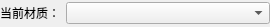
<?xml version="1.0" encoding="UTF-8"?>
<ui version="4.0">
 <class>MaterialWgt</class>
 <widget class="QWidget" name="MaterialWgt">
  <property name="geometry">
   <rect>
    <x>0</x>
    <y>0</y>
    <width>270</width>
    <height>27</height>
   </rect>
  </property>
  <property name="windowTitle">
   <string>Form</string>
  </property>
  <layout class="QGridLayout" name="gridLayout">
   <property name="margin">
    <number>0</number>
   </property>
   <item row="0" column="0">
    <layout class="QVBoxLayout" name="verticalLayout">
     <item>
      <layout class="QHBoxLayout" name="horizontalLayout_4">
       <item>
        <widget class="QLabel" name="label">
         <property name="sizePolicy">
          <sizepolicy hsizetype="Preferred" vsizetype="Preferred">
           <horstretch>0</horstretch>
           <verstretch>0</verstretch>
          </sizepolicy>
         </property>
         <property name="frameShape">
          <enum>QFrame::NoFrame</enum>
         </property>
         <property name="text">
          <string>当前材质：</string>
         </property>
        </widget>
       </item>
       <item>
        <widget class="QComboBox" name="comboBox">
         <property name="sizePolicy">
          <sizepolicy hsizetype="Expanding" vsizetype="Fixed">
           <horstretch>0</horstretch>
           <verstretch>0</verstretch>
          </sizepolicy>
         </property>
        </widget>
       </item>
      </layout>
     </item>
    </layout>
   </item>
  </layout>
 </widget>
 <resources/>
 <connections/>
</ui>
